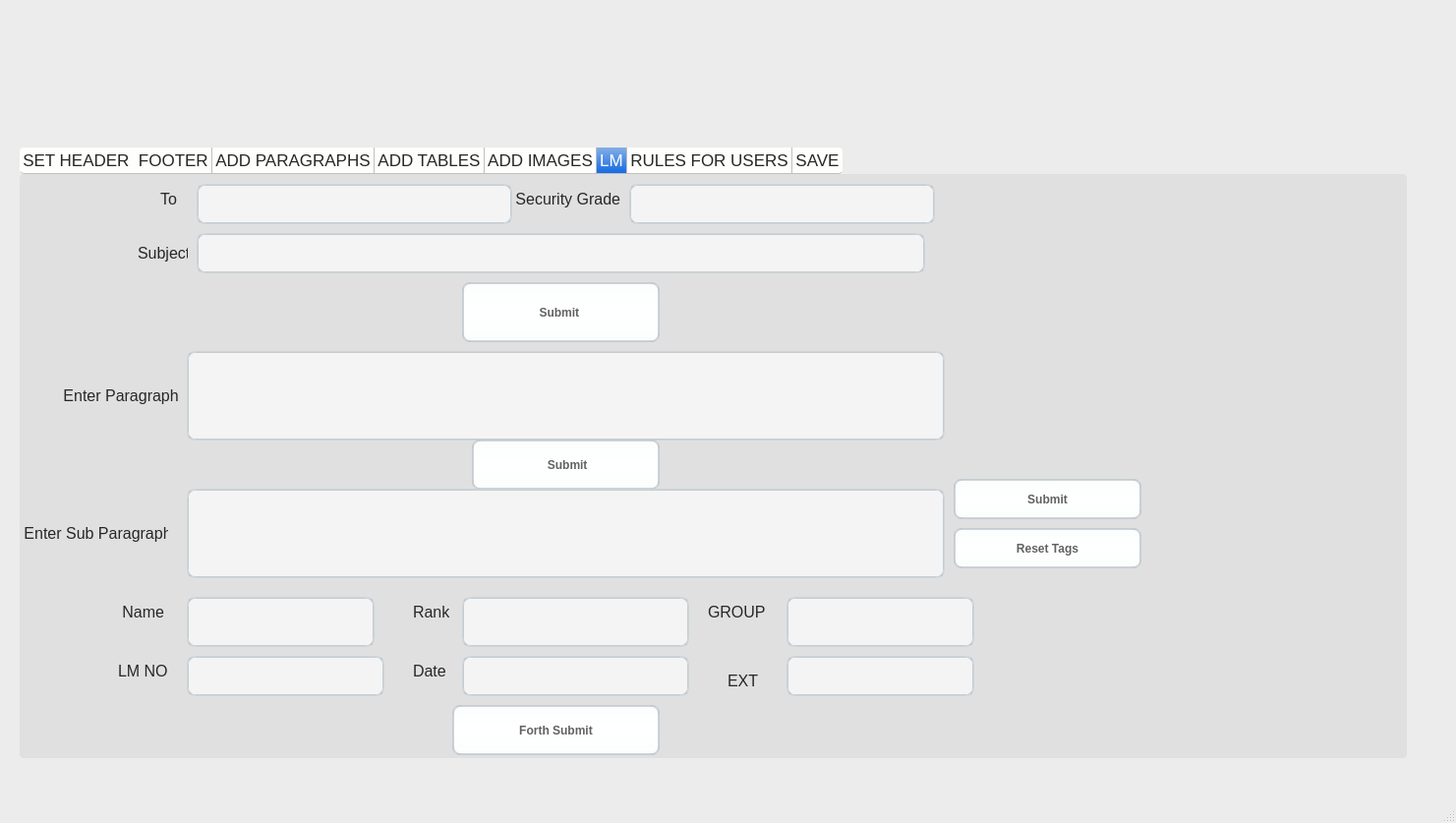
<?xml version="1.0" encoding="UTF-8"?>
<ui version="4.0">
 <class>MainWindow</class>
 <widget class="QMainWindow" name="MainWindow">
  <property name="geometry">
   <rect>
    <x>0</x>
    <y>0</y>
    <width>1481</width>
    <height>837</height>
   </rect>
  </property>
  <property name="windowTitle">
   <string>MainWindow</string>
  </property>
  <property name="styleSheet">
   <string notr="true">/*
 * MacOS Style Sheet for QT Applications
 * Author: Jaime A. Quiroga P.
 * Company: GTRONICK
 * Last updated: 25/12/2020, 23:10.
 * Available at: https://github.com/GTRONICK/QSS/blob/master/MacOS.qss
 */
QMainWindow {
    background-color:#ececec;
}
QPushButton, QToolButton, QCommandLinkButton{
    padding: 0 5px 0 5px;
    border-style: solid;
    border-top-color: qlineargradient(spread:pad, x1:0, y1:0, x2:0, y2:1, stop:0 #c1c9cf, stop:1 #d2d8dd);
    border-right-color: qlineargradient(spread:pad, x1:1, y1:0, x2:0, y2:0, stop:0 #c1c9cf, stop:1 #d2d8dd);
    border-bottom-color: qlineargradient(spread:pad, x1:0, y1:1, x2:0, y2:0, stop:0 #c1c9cf, stop:1 #d2d8dd);
    border-left-color: qlineargradient(spread:pad, x1:0, y1:0, x2:1, y2:0, stop:0 #c1c9cf, stop:1 #d2d8dd);
    border-width: 2px;
    border-radius: 8px;
    color: #616161;
    font-weight: bold;
    background-color: qlineargradient(spread:pad, x1:0.5, y1:0, x2:0.5, y2:1, stop:0 #fbfdfd, stop:0.5 #ffffff, stop:1 #fbfdfd);
}
QPushButton::default, QToolButton::default, QCommandLinkButton::default{
    border: 2px solid transparent;
    color: #FFFFFF;
    background-color: qlineargradient(spread:pad, x1:0.5, y1:0, x2:0.5, y2:1, stop:0 #84afe5, stop:1 #1168e4);
}
QPushButton:hover, QToolButton:hover, QCommandLinkButton:hover{
    color: #3d3d3d;
}
QPushButton:pressed, QToolButton:pressed, QCommandLinkButton:pressed{
    color: #aeaeae;
    background-color: qlineargradient(spread:pad, x1:0.5, y1:0, x2:0.5, y2:1, stop:0 #ffffff, stop:0.5 #fbfdfd, stop:1 #ffffff);
}
QPushButton:disabled, QToolButton:disabled, QCommandLinkButton:disabled{
    color: #616161;
    background-color: qlineargradient(spread:pad, x1:0.5, y1:0, x2:0.5, y2:1, stop:0 #dce7eb, stop:0.5 #e0e8eb, stop:1 #dee7ec);
}
QLineEdit, QTextEdit, QPlainTextEdit, QSpinBox, QDoubleSpinBox, QTimeEdit, QDateEdit, QDateTimeEdit {
    border-width: 2px;
    border-radius: 8px;
    border-style: solid;
    border-top-color: qlineargradient(spread:pad, x1:0.5, y1:1, x2:0.5, y2:0, stop:0 #c1c9cf, stop:1 #d2d8dd);
    border-right-color: qlineargradient(spread:pad, x1:0, y1:0, x2:1, y2:0, stop:0 #c1c9cf, stop:1 #d2d8dd);
    border-bottom-color: qlineargradient(spread:pad, x1:0.5, y1:0, x2:0.5, y2:1, stop:0 #c1c9cf, stop:1 #d2d8dd);
    border-left-color: qlineargradient(spread:pad, x1:1, y1:0, x2:0, y2:0, stop:0 #c1c9cf, stop:1 #d2d8dd);
    background-color: #f4f4f4;
    color: #3d3d3d;
}
QLineEdit:focus, QTextEdit:focus, QPlainTextEdit:focus, QSpinBox:focus, QDoubleSpinBox:focus, QTimeEdit:focus, QDateEdit:focus, QDateTimeEdit:focus {
    border-width: 2px;
    border-radius: 8px;
    border-style: solid;
    border-top-color: qlineargradient(spread:pad, x1:0.5, y1:1, x2:0.5, y2:0, stop:0 #85b7e3, stop:1 #9ec1db);
    border-right-color: qlineargradient(spread:pad, x1:0, y1:0, x2:1, y2:0, stop:0 #85b7e3, stop:1 #9ec1db);
    border-bottom-color: qlineargradient(spread:pad, x1:0.5, y1:0, x2:0.5, y2:1, stop:0 #85b7e3, stop:1 #9ec1db);
    border-left-color: qlineargradient(spread:pad, x1:1, y1:0, x2:0, y2:0, stop:0 #85b7e3, stop:1 #9ec1db);
    background-color: #f4f4f4;
    color: #3d3d3d;
}
QLineEdit:disabled, QTextEdit:disabled, QPlainTextEdit:disabled, QSpinBox:disabled, QDoubleSpinBox:disabled, QTimeEdit:disabled, QDateEdit:disabled, QDateTimeEdit:disabled {
    color: #b9b9b9;
}
QSpinBox::up-button, QDoubleSpinBox::up-button, QTimeEdit::up-button, QDateEdit::up-button, QDateTimeEdit::up-button {
    subcontrol-origin: padding;
    subcontrol-position: top right;
    width: 15px;
    color: #272727;
    border-left-width: 1px;
    border-left-color: darkgray;
    border-left-style: solid;
    border-top-right-radius: 3px;
    padding: 3px;
}
QSpinBox::down-button, QDoubleSpinBox::down-button, QTimeEdit::down-button, QDateEdit::down-button, QDateTimeEdit::down-button {
    subcontrol-origin: padding;
    subcontrol-position: bottom right;
    width: 15px;
    color: #272727;
    border-left-width: 1px;
    border-left-color: darkgray;
    border-left-style: solid;
    border-bottom-right-radius: 3px;
    padding: 3px;
}
QSpinBox::up-button:pressed, QDoubleSpinBox::up-button:pressed, QTimeEdit::up-button:pressed, QDateEdit::up-button:pressed, QDateTimeEdit::up-button:pressed {
    color: #aeaeae;
    background-color: qlineargradient(spread:pad, x1:0.5, y1:0, x2:0.5, y2:1, stop:0 #ffffff, stop:0.5 #fbfdfd, stop:1 #ffffff);
}
QSpinBox::down-button:pressed, QDoubleSpinBox::down-button:pressed, QTimeEdit::down-button:pressed, QDateEdit::down-button:pressed, QDateTimeEdit::down-button:pressed {
    color: #aeaeae;
    background-color: qlineargradient(spread:pad, x1:0.5, y1:0, x2:0.5, y2:1, stop:0 #ffffff, stop:0.5 #fbfdfd, stop:1 #ffffff);
}
QSpinBox::up-button:hover, QDoubleSpinBox::up-button:hover, QTimeEdit::up-button:hover, QDateEdit::up-button:hover, QDateTimeEdit::up-button:hover {
    color: #FFFFFF;
    border-top-right-radius: 5px;
    background-color: qlineargradient(spread:pad, x1:0.5, y1:0, x2:0.5, y2:1, stop:0 #84afe5, stop:1 #1168e4);
    
}
QSpinBox::down-button:hover, QDoubleSpinBox::down-button:hover, QTimeEdit::down-button:hover, QDateEdit::down-button:hover, QDateTimeEdit::down-button:hover {
    color: #FFFFFF;
    border-bottom-right-radius: 5px;
    background-color: qlineargradient(spread:pad, x1:0.5, y1:0, x2:0.5, y2:1, stop:0 #84afe5, stop:1 #1168e4);
}
QSpinBox::up-arrow, QDoubleSpinBox::up-arrow, QTimeEdit::up-arrow, QDateEdit::up-arrow, QDateTimeEdit::up-arrow {
    image: url(/usr/share/icons/Adwaita/16x16/actions/go-up-symbolic.symbolic.png);
}
QSpinBox::down-arrow, QDoubleSpinBox::down-arrow, QTimeEdit::down-arrow, QDateEdit::down-arrow, QDateTimeEdit::down-arrow {
    image: url(/usr/share/icons/Adwaita/16x16/actions/go-down-symbolic.symbolic.png);
}
QProgressBar {
    max-height: 8px;
    text-align: center;
    font: italic bold 11px;
    color: #3d3d3d;
    border: 1px solid transparent;
    border-radius:4px;
    background-color: qlineargradient(spread:pad, x1:0, y1:0, x2:0, y2:1, stop:0 #ddd5d5, stop:0.5 #dad3d3, stop:1 #ddd5d5);
}
QProgressBar::chunk {
    background-color: qlineargradient(spread:pad, x1:0, y1:0, x2:0, y2:1, stop:0 #467dd1, stop:0.5 #3b88fc, stop:1 #467dd1);
    border-radius: 4px;
}
QProgressBar:disabled {
    color: #616161;
}
QProgressBar::chunk:disabled {
    background-color: #aeaeae;
}
QSlider::groove {
    border: 1px solid #bbbbbb;
    background-color: #52595d;
    border-radius: 4px;
}
QSlider::groove:horizontal {
    height: 6px;
}
QSlider::groove:vertical {
    width: 6px;
}
QSlider::handle:horizontal {
    background: #ffffff;
    border-style: solid;
    border-width: 1px;
    border-color: rgb(207,207,207);
    width: 12px;
    margin: -5px 0;
    border-radius: 7px;
}
QSlider::handle:vertical {
    background: #ffffff;
    border-style: solid;
    border-width: 1px;
    border-color: rgb(207,207,207);
    height: 12px;
    margin: 0 -5px;
    border-radius: 7px;
}
QSlider::add-page, QSlider::sub-page {
    border: 1px transparent;
    background-color: #52595d;
    border-radius: 4px;
}
QSlider::add-page:horizontal {
    background: qlineargradient(spread:pad, x1:0, y1:0, x2:0, y2:1, stop:0 #ddd5d5, stop:0.5 #dad3d3, stop:1 #ddd5d5);
}
QSlider::sub-page:horizontal {
    background-color: qlineargradient(spread:pad, x1:0, y1:0, x2:1, y2:0, stop:0 #467dd1, stop:0.5 #3b88fc, stop:1 #467dd1);
}
QSlider::add-page:vertical {
    background-color: qlineargradient(spread:pad, x1:0, y1:0, x2:0, y2:1, stop:0 #467dd1, stop:0.5 #3b88fc, stop:1 #467dd1);
}
QSlider::sub-page:vertical {
    background: qlineargradient(spread:pad, x1:0, y1:0, x2:1, y2:0, stop:0 #ddd5d5, stop:0.5 #dad3d3, stop:1 #ddd5d5);
}
QSlider::add-page:horizontal:disabled, QSlider::sub-page:horizontal:disabled, QSlider::add-page:vertical:disabled, QSlider::sub-page:vertical:disabled {
    background: #b9b9b9;
}
QComboBox, QFontComboBox {
    border-width: 2px;
    border-radius: 8px;
    border-style: solid;
    border-top-color: qlineargradient(spread:pad, x1:0.5, y1:1, x2:0.5, y2:0, stop:0 #c1c9cf, stop:1 #d2d8dd);
    border-right-color: qlineargradient(spread:pad, x1:0, y1:0, x2:1, y2:0, stop:0 #c1c9cf, stop:1 #d2d8dd);
    border-bottom-color: qlineargradient(spread:pad, x1:0.5, y1:0, x2:0.5, y2:1, stop:0 #c1c9cf, stop:1 #d2d8dd);
    border-left-color: qlineargradient(spread:pad, x1:1, y1:0, x2:0, y2:0, stop:0 #c1c9cf, stop:1 #d2d8dd);
    background-color: #f4f4f4;
    color: #272727;
    padding-left: 5px;
}
QComboBox:editable, QComboBox:!editable, QComboBox::drop-down:editable, QComboBox:!editable:on, QComboBox::drop-down:editable:on {
    background: #ffffff;
}
QComboBox::drop-down {
    subcontrol-origin: padding;
    subcontrol-position: top right;
    width: 15px;
    color: #272727;
    border-left-width: 1px;
    border-left-color: darkgray;
    border-left-style: solid;
    border-top-right-radius: 3px;
    border-bottom-right-radius: 3px;
}
QComboBox::down-arrow {
    image: url(/usr/share/icons/Adwaita/16x16/actions/go-down-symbolic.symbolic.png); /*Adawaita icon thene*/
}

QComboBox::down-arrow:on {
    top: 1px;
    left: 1px;
}
QComboBox QAbstractItemView {
    border: 1px solid darkgray;
    border-radius: 8px;
    selection-background-color: #dadada;
    selection-color: #272727;
    color: #272727;
    background: white;
}
QLabel, QCheckBox, QRadioButton {
    color: #272727;
}
QCheckBox {
    padding: 2px;
}
QCheckBox:disabled, QRadioButton:disabled {
    color: #808086;
    padding: 2px;
}

QCheckBox:hover {
    border-radius:4px;
    border-style:solid;
    padding-left: 1px;
    padding-right: 1px;
    padding-bottom: 1px;
    padding-top: 1px;
    border-width:1px;
    border-color: transparent;
}
QCheckBox::indicator:checked {
    image: url(/usr/share/icons/Adwaita/16x16/actions/object-select-symbolic.symbolic.png);
    height: 15px;
    width: 15px;
    border-style:solid;
    border-width: 1px;
    border-color: #48a5fd;
    color: #ffffff;
    border-radius: 3px;
    background-color: qlineargradient(spread:pad, x1:0, y1:0, x2:0, y2:1, stop:0 #48a5fd, stop:0.5 #329cfb, stop:1 #48a5fd);
}
QCheckBox::indicator:unchecked {
    
    height: 15px;
    width: 15px;
    border-style:solid;
    border-width: 1px;
    border-color: #48a5fd;
    border-radius: 3px;
    background-color: #fbfdfa;
}
QLCDNumber {
    color: #616161;;
}
QMenuBar {
    background-color: #ececec;
}
QMenuBar::item {
    color: #616161;
    spacing: 3px;
    padding: 1px 4px;
    background-color: #ececec;
}

QMenuBar::item:selected {
    background-color: #dadada;
    color: #3d3d3d;
}
QMenu {
    background-color: #ececec;
}
QMenu::item:selected {
    background-color: #dadada;
    color: #3d3d3d;
}
QMenu::item {
    color: #616161;;
    background-color: #e0e0e0;
}
QTabWidget {
    color:rgb(0,0,0);
    background-color:#000000;
}
QTabWidget::pane {
    border-color: #050a0e;
    background-color: #e0e0e0;
    border-width: 1px;
    border-radius: 4px;
    position: absolute;
    top: -0.5em;
    padding-top: 0.5em;
}

QTabWidget::tab-bar {
    alignment: center;
}

QTabBar::tab {
    border-bottom: 1px solid #c0c0c0;
    padding: 3px;
    color: #272727;
    background-color: #fefefc;
    margin-left:0px;
}
QTabBar::tab:!last {
    border-right: 1px solid;
    border-right-color: #c0c0c0;
    border-bottom-color: #c0c0c0;
}
QTabBar::tab:first {
    border-top-left-radius: 4px;
    border-bottom-left-radius: 4px;
}
QTabBar::tab:last {
    border-top-right-radius: 4px;
    border-bottom-right-radius: 4px;
}
QTabBar::tab:selected, QTabBar::tab:last:selected, QTabBar::tab:hover {
    color: #FFFFFF;
    background-color: qlineargradient(spread:pad, x1:0.5, y1:0, x2:0.5, y2:1, stop:0 #84afe5, stop:1 #1168e4);
}
QRadioButton::indicator {
    height: 14px;
    width: 14px;
    border-style:solid;
    border-radius:7px;
    border-width: 1px;
}
QRadioButton::indicator:checked {
    border-color: #48a5fd;
    background-color: qradialgradient(cx:0.5, cy:0.5, radius:0.4,fx:0.5, fy:0.5, stop:0 #ffffff, stop:0.5 #ffffff, stop:0.6 #48a5fd, stop:1 #48a5fd);
}
QRadioButton::indicator:!checked {
    border-color: #a9b7c6;
    background-color: #fbfdfa;
}
QStatusBar {
    color:#027f7f;
}

QDial {
    background: #16a085;
}

QToolBox {
    color: #a9b7c6;
    background-color: #222b2e;
}
QToolBox::tab {
    color: #a9b7c6;
    background-color:#222b2e;
}
QToolBox::tab:selected {
    color: #FFFFFF;
    background-color:#222b2e;
}
QScrollArea {
    color: #FFFFFF;
    background-color:#222b2e;
}

QScrollBar:horizontal {
	max-height: 10px;
	border: 1px transparent grey;
	margin: 0px 20px 0px 20px;
	background: transparent;
}
QScrollBar:vertical {
	max-width: 10px;
	border: 1px transparent grey;
	margin: 20px 0px 20px 0px;
	background: transparent;
}
QScrollBar::handle:vertical, QScrollBar::handle:horizontal {
	background: #52595d;
	border-style: transparent;
	border-radius: 4px;
	min-height: 25px;
}
QScrollBar::handle:horizontal:hover, QScrollBar::handle:vertical:hover {
	background: qlineargradient(spread:pad, x1:0, y1:0, x2:1, y2:0, stop:0 #467dd1, stop:0.5 #3b88fc, stop:1 #467dd1);
}
QScrollBar::add-line, QScrollBar::sub-line {
    border: 2px transparent grey;
    border-radius: 4px;
    subcontrol-origin: margin;
    background: #b9b9b9;
}
QScrollBar::add-line:horizontal {
    width: 20px;
    subcontrol-position: right;
}
QScrollBar::add-line:vertical {
    height: 20px;
    subcontrol-position: bottom;
}
QScrollBar::sub-line:horizontal {
    width: 20px;
    subcontrol-position: left;
}
QScrollBar::sub-line:vertical {
    height: 20px;
    subcontrol-position: top;
}
QScrollBar::add-line:vertical:pressed, QScrollBar::add-line:horizontal:pressed, QScrollBar::sub-line:horizontal:pressed, QScrollBar::sub-line:vertical:pressed {
    background: qlineargradient(spread:pad, x1:0, y1:0, x2:1, y2:0, stop:0 #467dd1, stop:0.5 #3b88fc, stop:1 #467dd1);
}
QScrollBar::add-page:horizontal, QScrollBar::sub-page:horizontal, QScrollBar::add-page:vertical, QScrollBar::sub-page:vertical {
    background: none;
}
QScrollBar::up-arrow:vertical {
    image: url(/usr/share/icons/Adwaita/16x16/actions/go-up-symbolic.symbolic.png);
}
QScrollBar::down-arrow:vertical {
    image: url(/usr/share/icons/Adwaita/16x16/actions/go-down-symbolic.symbolic.png);
}
QScrollBar::left-arrow:horizontal {
    image: url(/usr/share/icons/Adwaita/16x16/actions/go-previous-symbolic.symbolic.png);
}
QScrollBar::right-arrow:horizontal {
    image: url(/usr/share/icons/Adwaita/16x16/actions/go-next-symbolic.symbolic.png);
}</string>
  </property>
  <widget class="QWidget" name="centralwidget">
   <widget class="QTabWidget" name="tabWidget">
    <property name="geometry">
     <rect>
      <x>20</x>
      <y>150</y>
      <width>1411</width>
      <height>621</height>
     </rect>
    </property>
    <property name="font">
     <font>
      <pointsize>13</pointsize>
     </font>
    </property>
    <property name="currentIndex">
     <number>4</number>
    </property>
    <widget class="QWidget" name="tab1">
     <attribute name="title">
      <string>SET HEADER  FOOTER</string>
     </attribute>
     <widget class="QPushButton" name="pushButton_HdrFtr">
      <property name="geometry">
       <rect>
        <x>990</x>
        <y>450</y>
        <width>401</width>
        <height>131</height>
       </rect>
      </property>
      <property name="font">
       <font>
        <pointsize>20</pointsize>
        <weight>75</weight>
        <bold>true</bold>
       </font>
      </property>
      <property name="text">
       <string>SET</string>
      </property>
     </widget>
     <widget class="QLineEdit" name="lineEdit_DocRev">
      <property name="geometry">
       <rect>
        <x>1050</x>
        <y>270</y>
        <width>331</width>
        <height>41</height>
       </rect>
      </property>
      <property name="font">
       <font>
        <pointsize>12</pointsize>
       </font>
      </property>
      <property name="placeholderText">
       <string>Necessary</string>
      </property>
     </widget>
     <widget class="QLabel" name="label_3">
      <property name="geometry">
       <rect>
        <x>20</x>
        <y>230</y>
        <width>221</width>
        <height>21</height>
       </rect>
      </property>
      <property name="font">
       <font>
        <pointsize>12</pointsize>
       </font>
      </property>
      <property name="text">
       <string>Select Document Name</string>
      </property>
     </widget>
     <widget class="QLabel" name="label_8">
      <property name="geometry">
       <rect>
        <x>330</x>
        <y>160</y>
        <width>171</width>
        <height>51</height>
       </rect>
      </property>
      <property name="font">
       <font>
        <pointsize>12</pointsize>
       </font>
      </property>
      <property name="text">
       <string>HEADER SETTING</string>
      </property>
     </widget>
     <widget class="QLabel" name="label_5">
      <property name="geometry">
       <rect>
        <x>790</x>
        <y>280</y>
        <width>271</width>
        <height>21</height>
       </rect>
      </property>
      <property name="font">
       <font>
        <pointsize>12</pointsize>
       </font>
      </property>
      <property name="text">
       <string>ENTER DOCUMENT REV NO</string>
      </property>
     </widget>
     <widget class="QLabel" name="label_4">
      <property name="geometry">
       <rect>
        <x>40</x>
        <y>280</y>
        <width>201</width>
        <height>21</height>
       </rect>
      </property>
      <property name="font">
       <font>
        <pointsize>12</pointsize>
       </font>
      </property>
      <property name="text">
       <string>Select Security Grade</string>
      </property>
     </widget>
     <widget class="QLineEdit" name="lineEdit_DocRef">
      <property name="geometry">
       <rect>
        <x>1050</x>
        <y>220</y>
        <width>331</width>
        <height>41</height>
       </rect>
      </property>
      <property name="font">
       <font>
        <pointsize>12</pointsize>
       </font>
      </property>
      <property name="text">
       <string/>
      </property>
      <property name="placeholderText">
       <string>Necessary</string>
      </property>
     </widget>
     <widget class="QLabel" name="label_9">
      <property name="geometry">
       <rect>
        <x>1150</x>
        <y>150</y>
        <width>161</width>
        <height>51</height>
       </rect>
      </property>
      <property name="font">
       <font>
        <pointsize>12</pointsize>
       </font>
      </property>
      <property name="text">
       <string>FOOTER SETTING</string>
      </property>
     </widget>
     <widget class="QLineEdit" name="lineEdit_DocName">
      <property name="geometry">
       <rect>
        <x>250</x>
        <y>220</y>
        <width>301</width>
        <height>41</height>
       </rect>
      </property>
      <property name="font">
       <font>
        <pointsize>12</pointsize>
       </font>
      </property>
      <property name="placeholderText">
       <string extracomment="if not then default be set">Necessary</string>
      </property>
     </widget>
     <widget class="QLabel" name="label_7">
      <property name="geometry">
       <rect>
        <x>790</x>
        <y>230</y>
        <width>271</width>
        <height>21</height>
       </rect>
      </property>
      <property name="font">
       <font>
        <pointsize>12</pointsize>
       </font>
      </property>
      <property name="text">
       <string>ENTER DOCUMENT REF NO</string>
      </property>
     </widget>
     <widget class="QLabel" name="label_6">
      <property name="geometry">
       <rect>
        <x>280</x>
        <y>330</y>
        <width>261</width>
        <height>21</height>
       </rect>
      </property>
      <property name="font">
       <font>
        <pointsize>12</pointsize>
       </font>
      </property>
      <property name="text">
       <string>SELECT DOCUMENT DATE</string>
      </property>
     </widget>
     <widget class="QCalendarWidget" name="calendarWidget_Doc">
      <property name="geometry">
       <rect>
        <x>220</x>
        <y>360</y>
        <width>392</width>
        <height>236</height>
       </rect>
      </property>
     </widget>
     <widget class="QComboBox" name="comboBox">
      <property name="geometry">
       <rect>
        <x>250</x>
        <y>271</y>
        <width>301</width>
        <height>41</height>
       </rect>
      </property>
      <property name="font">
       <font>
        <pointsize>12</pointsize>
       </font>
      </property>
      <property name="editable">
       <bool>true</bool>
      </property>
      <property name="currentText">
       <string>Confidential</string>
      </property>
      <item>
       <property name="text">
        <string>Confidential</string>
       </property>
      </item>
      <item>
       <property name="text">
        <string>Restricted</string>
       </property>
      </item>
      <item>
       <property name="text">
        <string>Secrete</string>
       </property>
      </item>
     </widget>
    </widget>
    <widget class="QWidget" name="tab2">
     <attribute name="title">
      <string>ADD PARAGRAPHS</string>
     </attribute>
     <widget class="QPushButton" name="pushButton_PGraph">
      <property name="geometry">
       <rect>
        <x>1230</x>
        <y>190</y>
        <width>181</width>
        <height>71</height>
       </rect>
      </property>
      <property name="font">
       <font>
        <pointsize>12</pointsize>
        <weight>75</weight>
        <bold>true</bold>
       </font>
      </property>
      <property name="text">
       <string>Submit</string>
      </property>
     </widget>
     <widget class="QTextEdit" name="textEdit_paraGraph_text">
      <property name="geometry">
       <rect>
        <x>150</x>
        <y>160</y>
        <width>1071</width>
        <height>121</height>
       </rect>
      </property>
      <property name="font">
       <font>
        <pointsize>12</pointsize>
       </font>
      </property>
      <property name="autoFormatting">
       <set>QTextEdit::AutoAll</set>
      </property>
      <property name="placeholderText">
       <string>Enter Your Paragraph HERE</string>
      </property>
     </widget>
     <widget class="QLineEdit" name="lineEdit_paragraph_heading">
      <property name="geometry">
       <rect>
        <x>330</x>
        <y>71</y>
        <width>1071</width>
        <height>61</height>
       </rect>
      </property>
      <property name="font">
       <font>
        <pointsize>12</pointsize>
       </font>
      </property>
      <property name="placeholderText">
       <string>Enter Your Heading Here</string>
      </property>
     </widget>
     <widget class="QLabel" name="label_2">
      <property name="geometry">
       <rect>
        <x>120</x>
        <y>90</y>
        <width>191</width>
        <height>31</height>
       </rect>
      </property>
      <property name="font">
       <font>
        <pointsize>12</pointsize>
       </font>
      </property>
      <property name="text">
       <string>PARAGRAPH HEADING</string>
      </property>
     </widget>
     <widget class="QLabel" name="label_20">
      <property name="geometry">
       <rect>
        <x>10</x>
        <y>440</y>
        <width>161</width>
        <height>71</height>
       </rect>
      </property>
      <property name="font">
       <font>
        <pointsize>12</pointsize>
       </font>
      </property>
      <property name="text">
       <string>HEADING IN TABLE</string>
      </property>
     </widget>
     <widget class="QLineEdit" name="lineEdit_TableHeadS">
      <property name="geometry">
       <rect>
        <x>200</x>
        <y>420</y>
        <width>361</width>
        <height>41</height>
       </rect>
      </property>
     </widget>
     <widget class="QLineEdit" name="lineEdit_TableHeadL">
      <property name="geometry">
       <rect>
        <x>200</x>
        <y>460</y>
        <width>361</width>
        <height>91</height>
       </rect>
      </property>
     </widget>
     <widget class="QPushButton" name="pushButton_TableHeading">
      <property name="geometry">
       <rect>
        <x>570</x>
        <y>450</y>
        <width>161</width>
        <height>61</height>
       </rect>
      </property>
      <property name="text">
       <string>PushButton</string>
      </property>
     </widget>
     <widget class="QTextEdit" name="textEdit_SparaGraph_text">
      <property name="geometry">
       <rect>
        <x>150</x>
        <y>290</y>
        <width>1071</width>
        <height>121</height>
       </rect>
      </property>
      <property name="font">
       <font>
        <pointsize>12</pointsize>
       </font>
      </property>
      <property name="autoFormatting">
       <set>QTextEdit::AutoAll</set>
      </property>
      <property name="placeholderText">
       <string>Enter Your Paragraph HERE</string>
      </property>
     </widget>
     <widget class="QPushButton" name="pushButton_SPGraph">
      <property name="geometry">
       <rect>
        <x>1230</x>
        <y>300</y>
        <width>181</width>
        <height>41</height>
       </rect>
      </property>
      <property name="font">
       <font>
        <pointsize>12</pointsize>
        <weight>75</weight>
        <bold>true</bold>
       </font>
      </property>
      <property name="text">
       <string>Submit</string>
      </property>
     </widget>
     <widget class="QPushButton" name="pushButton_SPGraph_Tag_reset">
      <property name="geometry">
       <rect>
        <x>1230</x>
        <y>350</y>
        <width>181</width>
        <height>41</height>
       </rect>
      </property>
      <property name="font">
       <font>
        <pointsize>12</pointsize>
        <weight>75</weight>
        <bold>true</bold>
       </font>
      </property>
      <property name="text">
       <string>Reset Bullets</string>
      </property>
     </widget>
    </widget>
    <widget class="QWidget" name="tab3">
     <attribute name="title">
      <string>ADD TABLES</string>
     </attribute>
     <widget class="QPushButton" name="pushButton_Table_generate">
      <property name="geometry">
       <rect>
        <x>10</x>
        <y>370</y>
        <width>291</width>
        <height>61</height>
       </rect>
      </property>
      <property name="font">
       <font>
        <pointsize>12</pointsize>
        <weight>75</weight>
        <bold>true</bold>
       </font>
      </property>
      <property name="text">
       <string>INSERT TABLE</string>
      </property>
     </widget>
     <widget class="QPushButton" name="pushButton_upload_csv">
      <property name="geometry">
       <rect>
        <x>10</x>
        <y>230</y>
        <width>291</width>
        <height>61</height>
       </rect>
      </property>
      <property name="font">
       <font>
        <pointsize>12</pointsize>
        <weight>75</weight>
        <bold>true</bold>
       </font>
      </property>
      <property name="text">
       <string>SELECT CSV FILE</string>
      </property>
     </widget>
     <widget class="QLineEdit" name="lineEdit_csv_FilePath">
      <property name="geometry">
       <rect>
        <x>10</x>
        <y>300</y>
        <width>361</width>
        <height>61</height>
       </rect>
      </property>
      <property name="font">
       <font>
        <pointsize>12</pointsize>
       </font>
      </property>
      <property name="readOnly">
       <bool>true</bool>
      </property>
      <property name="placeholderText">
       <string>Your File path </string>
      </property>
     </widget>
     <widget class="QLineEdit" name="lineEdit_table_heading">
      <property name="geometry">
       <rect>
        <x>410</x>
        <y>160</y>
        <width>361</width>
        <height>61</height>
       </rect>
      </property>
      <property name="font">
       <font>
        <pointsize>12</pointsize>
       </font>
      </property>
      <property name="placeholderText">
       <string>Your Table Heading</string>
      </property>
     </widget>
     <widget class="QLabel" name="label_11">
      <property name="geometry">
       <rect>
        <x>420</x>
        <y>120</y>
        <width>231</width>
        <height>51</height>
       </rect>
      </property>
      <property name="font">
       <font>
        <pointsize>12</pointsize>
       </font>
      </property>
      <property name="text">
       <string>ENTER TABLE HEADING</string>
      </property>
     </widget>
     <widget class="QLabel" name="label_22">
      <property name="geometry">
       <rect>
        <x>20</x>
        <y>180</y>
        <width>151</width>
        <height>20</height>
       </rect>
      </property>
      <property name="font">
       <font>
        <pointsize>12</pointsize>
       </font>
      </property>
      <property name="text">
       <string>TABLE FROM CSV</string>
      </property>
     </widget>
     <widget class="QLabel" name="label_23">
      <property name="geometry">
       <rect>
        <x>870</x>
        <y>180</y>
        <width>171</width>
        <height>16</height>
       </rect>
      </property>
      <property name="font">
       <font>
        <pointsize>12</pointsize>
       </font>
      </property>
      <property name="text">
       <string>INSERT EMPTY TABLE</string>
      </property>
     </widget>
     <widget class="QLabel" name="label_24">
      <property name="geometry">
       <rect>
        <x>870</x>
        <y>270</y>
        <width>47</width>
        <height>13</height>
       </rect>
      </property>
      <property name="font">
       <font>
        <pointsize>12</pointsize>
       </font>
      </property>
      <property name="text">
       <string>ROWS</string>
      </property>
     </widget>
     <widget class="QLabel" name="label_25">
      <property name="geometry">
       <rect>
        <x>840</x>
        <y>320</y>
        <width>81</width>
        <height>20</height>
       </rect>
      </property>
      <property name="font">
       <font>
        <pointsize>12</pointsize>
       </font>
      </property>
      <property name="text">
       <string>COLUMNS</string>
      </property>
     </widget>
     <widget class="QSpinBox" name="spinBox_TEmpty_Row">
      <property name="geometry">
       <rect>
        <x>940</x>
        <y>251</y>
        <width>121</width>
        <height>41</height>
       </rect>
      </property>
      <property name="font">
       <font>
        <pointsize>12</pointsize>
       </font>
      </property>
     </widget>
     <widget class="QSpinBox" name="spinBox_TEmpty_Col">
      <property name="geometry">
       <rect>
        <x>940</x>
        <y>310</y>
        <width>121</width>
        <height>41</height>
       </rect>
      </property>
      <property name="font">
       <font>
        <pointsize>12</pointsize>
       </font>
      </property>
     </widget>
     <widget class="QPushButton" name="pushButton_EmptyT">
      <property name="geometry">
       <rect>
        <x>880</x>
        <y>370</y>
        <width>201</width>
        <height>61</height>
       </rect>
      </property>
      <property name="text">
       <string>GENERATE AND INSERT</string>
      </property>
     </widget>
    </widget>
    <widget class="QWidget" name="tab4">
     <attribute name="title">
      <string>ADD IMAGES</string>
     </attribute>
     <widget class="QLineEdit" name="lineEdit_img_FilePath">
      <property name="geometry">
       <rect>
        <x>180</x>
        <y>380</y>
        <width>861</width>
        <height>91</height>
       </rect>
      </property>
      <property name="font">
       <font>
        <pointsize>12</pointsize>
       </font>
      </property>
      <property name="readOnly">
       <bool>true</bool>
      </property>
      <property name="placeholderText">
       <string>Your File path </string>
      </property>
     </widget>
     <widget class="QPushButton" name="pushButton_Image_generate">
      <property name="geometry">
       <rect>
        <x>660</x>
        <y>220</y>
        <width>381</width>
        <height>131</height>
       </rect>
      </property>
      <property name="font">
       <font>
        <pointsize>12</pointsize>
        <weight>75</weight>
        <bold>true</bold>
       </font>
      </property>
      <property name="text">
       <string>INSERT IMAGE</string>
      </property>
     </widget>
     <widget class="QPushButton" name="pushButton_upload_img">
      <property name="geometry">
       <rect>
        <x>180</x>
        <y>220</y>
        <width>381</width>
        <height>131</height>
       </rect>
      </property>
      <property name="font">
       <font>
        <pointsize>12</pointsize>
        <weight>75</weight>
        <bold>true</bold>
       </font>
      </property>
      <property name="text">
       <string>UPLOAD IMG FILE</string>
      </property>
     </widget>
     <widget class="QLineEdit" name="lineEdit_img_heading">
      <property name="geometry">
       <rect>
        <x>180</x>
        <y>130</y>
        <width>861</width>
        <height>61</height>
       </rect>
      </property>
      <property name="font">
       <font>
        <pointsize>12</pointsize>
       </font>
      </property>
      <property name="placeholderText">
       <string>Enter Your Heading Here</string>
      </property>
     </widget>
     <widget class="QLabel" name="label_12">
      <property name="geometry">
       <rect>
        <x>20</x>
        <y>140</y>
        <width>161</width>
        <height>31</height>
       </rect>
      </property>
      <property name="font">
       <font>
        <pointsize>12</pointsize>
       </font>
      </property>
      <property name="text">
       <string>IMAGE HEADING</string>
      </property>
     </widget>
    </widget>
    <widget class="QWidget" name="tab5">
     <attribute name="title">
      <string>LM</string>
     </attribute>
     <widget class="QLineEdit" name="lineEdit_To">
      <property name="geometry">
       <rect>
        <x>180</x>
        <y>10</y>
        <width>321</width>
        <height>41</height>
       </rect>
      </property>
     </widget>
     <widget class="QLabel" name="date">
      <property name="geometry">
       <rect>
        <x>400</x>
        <y>490</y>
        <width>51</width>
        <height>31</height>
       </rect>
      </property>
      <property name="font">
       <font>
        <pointsize>12</pointsize>
       </font>
      </property>
      <property name="text">
       <string>Date</string>
      </property>
     </widget>
     <widget class="QLabel" name="label_13">
      <property name="geometry">
       <rect>
        <x>400</x>
        <y>430</y>
        <width>41</width>
        <height>31</height>
       </rect>
      </property>
      <property name="font">
       <font>
        <pointsize>12</pointsize>
       </font>
      </property>
      <property name="text">
       <string>Rank</string>
      </property>
     </widget>
     <widget class="QLabel" name="label_14">
      <property name="geometry">
       <rect>
        <x>500</x>
        <y>10</y>
        <width>111</width>
        <height>31</height>
       </rect>
      </property>
      <property name="font">
       <font>
        <pointsize>12</pointsize>
       </font>
      </property>
      <property name="text">
       <string> Security Grade</string>
      </property>
     </widget>
     <widget class="QLineEdit" name="lineEdit_Date">
      <property name="geometry">
       <rect>
        <x>450</x>
        <y>490</y>
        <width>231</width>
        <height>41</height>
       </rect>
      </property>
     </widget>
     <widget class="QLineEdit" name="lineEdit_Security_Grades">
      <property name="geometry">
       <rect>
        <x>620</x>
        <y>10</y>
        <width>311</width>
        <height>41</height>
       </rect>
      </property>
     </widget>
     <widget class="QLineEdit" name="lineEdit_LM_NO">
      <property name="geometry">
       <rect>
        <x>170</x>
        <y>490</y>
        <width>201</width>
        <height>41</height>
       </rect>
      </property>
     </widget>
     <widget class="QPushButton" name="button_submit">
      <property name="geometry">
       <rect>
        <x>800</x>
        <y>670</y>
        <width>281</width>
        <height>91</height>
       </rect>
      </property>
      <property name="text">
       <string>Submit</string>
      </property>
     </widget>
     <widget class="QLabel" name="label_16">
      <property name="geometry">
       <rect>
        <x>130</x>
        <y>10</y>
        <width>41</width>
        <height>31</height>
       </rect>
      </property>
      <property name="font">
       <font>
        <pointsize>12</pointsize>
       </font>
      </property>
      <property name="text">
       <string>   To</string>
      </property>
     </widget>
     <widget class="QLabel" name="label_17">
      <property name="geometry">
       <rect>
        <x>100</x>
        <y>430</y>
        <width>61</width>
        <height>31</height>
       </rect>
      </property>
      <property name="font">
       <font>
        <pointsize>12</pointsize>
       </font>
      </property>
      <property name="text">
       <string> Name</string>
      </property>
     </widget>
     <widget class="QLineEdit" name="lineEdit_Rank">
      <property name="geometry">
       <rect>
        <x>450</x>
        <y>430</y>
        <width>231</width>
        <height>51</height>
       </rect>
      </property>
     </widget>
     <widget class="QLineEdit" name="lineEdit_Name">
      <property name="geometry">
       <rect>
        <x>170</x>
        <y>430</y>
        <width>191</width>
        <height>51</height>
       </rect>
      </property>
     </widget>
     <widget class="QPlainTextEdit" name="plainTextEdit_LmParagraph">
      <property name="enabled">
       <bool>true</bool>
      </property>
      <property name="geometry">
       <rect>
        <x>170</x>
        <y>180</y>
        <width>771</width>
        <height>91</height>
       </rect>
      </property>
     </widget>
     <widget class="QLabel" name="lm_no">
      <property name="geometry">
       <rect>
        <x>100</x>
        <y>490</y>
        <width>61</width>
        <height>31</height>
       </rect>
      </property>
      <property name="font">
       <font>
        <pointsize>12</pointsize>
       </font>
      </property>
      <property name="text">
       <string>LM NO</string>
      </property>
     </widget>
     <widget class="QLabel" name="label_19">
      <property name="geometry">
       <rect>
        <x>40</x>
        <y>210</y>
        <width>121</width>
        <height>31</height>
       </rect>
      </property>
      <property name="font">
       <font>
        <pointsize>12</pointsize>
       </font>
      </property>
      <property name="text">
       <string> Enter Paragraph </string>
      </property>
     </widget>
     <widget class="QPushButton" name="pushButton_LmDn">
      <property name="geometry">
       <rect>
        <x>440</x>
        <y>540</y>
        <width>211</width>
        <height>51</height>
       </rect>
      </property>
      <property name="text">
       <string>Forth Submit</string>
      </property>
     </widget>
     <widget class="QPushButton" name="pushButton_LmPragraph">
      <property name="geometry">
       <rect>
        <x>460</x>
        <y>270</y>
        <width>191</width>
        <height>51</height>
       </rect>
      </property>
      <property name="text">
       <string> Submit</string>
      </property>
     </widget>
     <widget class="QLineEdit" name="lineEdit_Group">
      <property name="geometry">
       <rect>
        <x>780</x>
        <y>430</y>
        <width>191</width>
        <height>51</height>
       </rect>
      </property>
     </widget>
     <widget class="QLabel" name="label_15">
      <property name="geometry">
       <rect>
        <x>720</x>
        <y>500</y>
        <width>51</width>
        <height>31</height>
       </rect>
      </property>
      <property name="font">
       <font>
        <pointsize>12</pointsize>
       </font>
      </property>
      <property name="text">
       <string>EXT</string>
      </property>
     </widget>
     <widget class="QLineEdit" name="lineEdit_Tell">
      <property name="geometry">
       <rect>
        <x>780</x>
        <y>490</y>
        <width>191</width>
        <height>41</height>
       </rect>
      </property>
     </widget>
     <widget class="QLabel" name="label_18">
      <property name="geometry">
       <rect>
        <x>700</x>
        <y>430</y>
        <width>71</width>
        <height>31</height>
       </rect>
      </property>
      <property name="font">
       <font>
        <pointsize>12</pointsize>
       </font>
      </property>
      <property name="text">
       <string>GROUP</string>
      </property>
     </widget>
     <widget class="QLineEdit" name="lineEdit_lmSubject">
      <property name="geometry">
       <rect>
        <x>180</x>
        <y>60</y>
        <width>741</width>
        <height>41</height>
       </rect>
      </property>
     </widget>
     <widget class="QLabel" name="label_21">
      <property name="geometry">
       <rect>
        <x>120</x>
        <y>70</y>
        <width>51</width>
        <height>20</height>
       </rect>
      </property>
      <property name="font">
       <font>
        <pointsize>12</pointsize>
       </font>
      </property>
      <property name="text">
       <string>Subject</string>
      </property>
     </widget>
     <widget class="QPlainTextEdit" name="plainTextEdit_LmSParagraph">
      <property name="enabled">
       <bool>true</bool>
      </property>
      <property name="geometry">
       <rect>
        <x>170</x>
        <y>320</y>
        <width>771</width>
        <height>91</height>
       </rect>
      </property>
     </widget>
     <widget class="QLabel" name="label_26">
      <property name="geometry">
       <rect>
        <x>0</x>
        <y>350</y>
        <width>151</width>
        <height>31</height>
       </rect>
      </property>
      <property name="font">
       <font>
        <pointsize>12</pointsize>
       </font>
      </property>
      <property name="text">
       <string> Enter Sub Paragraph </string>
      </property>
     </widget>
     <widget class="QPushButton" name="pushButton_LmSPragraph">
      <property name="geometry">
       <rect>
        <x>950</x>
        <y>310</y>
        <width>191</width>
        <height>41</height>
       </rect>
      </property>
      <property name="text">
       <string>Submit</string>
      </property>
     </widget>
     <widget class="QPushButton" name="pushButton_LmReset">
      <property name="geometry">
       <rect>
        <x>950</x>
        <y>360</y>
        <width>191</width>
        <height>41</height>
       </rect>
      </property>
      <property name="text">
       <string>Reset Tags</string>
      </property>
     </widget>
     <widget class="QPushButton" name="pushButton_LmUp">
      <property name="geometry">
       <rect>
        <x>450</x>
        <y>110</y>
        <width>201</width>
        <height>61</height>
       </rect>
      </property>
      <property name="text">
       <string>Submit </string>
      </property>
     </widget>
    </widget>
    <widget class="QWidget" name="tab6">
     <attribute name="title">
      <string>RULES FOR USERS</string>
     </attribute>
    </widget>
    <widget class="QWidget" name="tab7">
     <attribute name="title">
      <string>SAVE</string>
     </attribute>
     <widget class="QLabel" name="label_10">
      <property name="geometry">
       <rect>
        <x>230</x>
        <y>140</y>
        <width>271</width>
        <height>61</height>
       </rect>
      </property>
      <property name="font">
       <font>
        <pointsize>12</pointsize>
       </font>
      </property>
      <property name="text">
       <string>IS YOUR DOCUMENT READY ?</string>
      </property>
     </widget>
     <widget class="QPushButton" name="pushButton_Save">
      <property name="geometry">
       <rect>
        <x>510</x>
        <y>140</y>
        <width>191</width>
        <height>61</height>
       </rect>
      </property>
      <property name="font">
       <font>
        <pointsize>12</pointsize>
        <weight>75</weight>
        <bold>true</bold>
       </font>
      </property>
      <property name="text">
       <string>Press To SAVE</string>
      </property>
     </widget>
    </widget>
   </widget>
  </widget>
  <widget class="QMenuBar" name="menubar">
   <property name="geometry">
    <rect>
     <x>0</x>
     <y>0</y>
     <width>1481</width>
     <height>18</height>
    </rect>
   </property>
  </widget>
  <widget class="QStatusBar" name="statusbar"/>
 </widget>
 <resources/>
 <connections/>
</ui>
